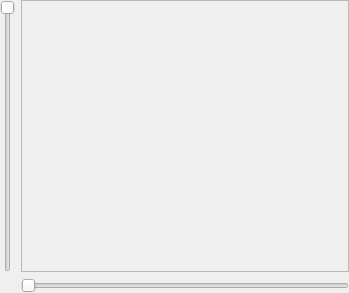
<?xml version="1.0" encoding="UTF-8"?>
<ui version="4.0">
 <class>ImageWidget</class>
 <widget class="QWidget" name="ImageWidget">
  <property name="geometry">
   <rect>
    <x>0</x>
    <y>0</y>
    <width>349</width>
    <height>293</height>
   </rect>
  </property>
  <property name="windowTitle">
   <string>Form</string>
  </property>
  <layout class="QGridLayout" name="gridLayout">
   <property name="sizeConstraint">
    <enum>QLayout::SetMinAndMaxSize</enum>
   </property>
   <property name="margin">
    <number>0</number>
   </property>
   <item row="0" column="0">
    <widget class="QSlider" name="verticalSlider">
     <property name="orientation">
      <enum>Qt::Vertical</enum>
     </property>
     <property name="invertedAppearance">
      <bool>true</bool>
     </property>
    </widget>
   </item>
   <item row="0" column="1">
    <widget class="QScrollArea" name="scrollArea">
     <property name="verticalScrollBarPolicy">
      <enum>Qt::ScrollBarAlwaysOff</enum>
     </property>
     <property name="horizontalScrollBarPolicy">
      <enum>Qt::ScrollBarAlwaysOff</enum>
     </property>
     <property name="widgetResizable">
      <bool>true</bool>
     </property>
     <widget class="QWidget" name="scrollAreaWidgetContents">
      <property name="geometry">
       <rect>
        <x>0</x>
        <y>0</y>
        <width>313</width>
        <height>257</height>
       </rect>
      </property>
      <layout class="QHBoxLayout" name="horizontalLayout">
       <property name="margin">
        <number>0</number>
       </property>
       <item>
        <widget class="ImageLabel" name="imageLabel">
         <property name="text">
          <string/>
         </property>
         <property name="alignment">
          <set>Qt::AlignLeading|Qt::AlignLeft|Qt::AlignTop</set>
         </property>
        </widget>
       </item>
      </layout>
     </widget>
    </widget>
   </item>
   <item row="1" column="1">
    <widget class="QSlider" name="horizontalSlider">
     <property name="maximum">
      <number>0</number>
     </property>
     <property name="orientation">
      <enum>Qt::Horizontal</enum>
     </property>
    </widget>
   </item>
  </layout>
 </widget>
 <customwidgets>
  <customwidget>
   <class>ImageLabel</class>
   <extends>QLabel</extends>
   <header>imagelabel.h</header>
  </customwidget>
 </customwidgets>
 <resources/>
 <connections/>
</ui>
